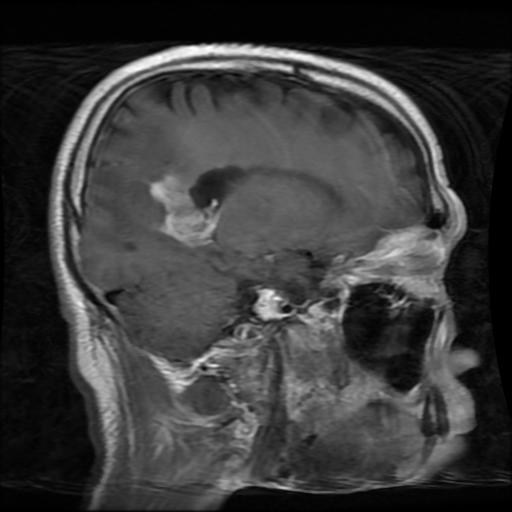
#> input picture dataset/Testing/glioma/Te-gl_101.jpg, 512 x 512 px
$ python -i preprocess.py   (imports and definitions only)
#> lines starting #> are read from the running program, lines starting #| are printed output that depends on the picture
### source/config.py
###holds the image size (128), batch size, seed,
###validation fraction, learning rates, epochs, and all the folder paths

"""Paths, seed and img_formats are defined in data.py"""

from data import DATASET, IMG_FORMATS, ROOT, SEED, TEST_DIR, TRAIN_DIR

IMG_SIZE = 224    ###to be changes 128 later
BATCH_SIZE = 32
VAL_SIZE = 0.15

EPOCHS = 8
FINE_TUNE_EPOCHS = 10
HEAD_LR = 1e-3   #0.001
FINE_TUNE_LR = 1e-5    #0.00001

MODELS_DIR = ROOT/"models"
CHECKPOINT_DIR = MODELS_DIR/"checkpoints"
RESULTS_DIR = ROOT/"results"
PLOTS_DIR = RESULTS_DIR/"plots"
METRICS_DIR = RESULTS_DIR/"metrics"

def make_dirs():
    """for creating output folders if they dont exists"""
    for d in (CHECKPOINT_DIR, PLOTS_DIR, METRICS_DIR):
        d.mkdir(parents=True, exist_ok=True)

### source/preprocess.py
"""Preprocessing, augmentation and batch loading for VGG16
Image range from 150 to 1275 px needs to b resized
 some images are RGB and some are Grayscale """

import random
import numpy as np
import matplotlib.pyplot as plt
from PIL import Image, ImageEnhance
from keras.applications.vgg16 import preprocess_input
from keras.utils import Sequence

from config import (BATCH_SIZE, IMG_SIZE, PLOTS_DIR, SEED, TEST_DIR, TRAIN_DIR, VAL_SIZE, make_dirs)
from data import load_paths, split_train_val

### to process a single image

def augment_image(img):
    """Augment a single image with random transformations"""
    img = ImageEnhance.Brightness(img).enhance(random.uniform(0.85, 1.15))
    img= ImageEnhance.Contrast(img).enhance(random.uniform(0.85, 1.15))
    if random.random() < 0.5:
        img = img.transpose(Image.FLIP_LEFT_RIGHT)
    shift = IMG_SIZE * 0.05
    img = img.rotate(
        random.uniform(-10, 10),
        translate = (random.uniform(-shift, shift), random.uniform(-shift, shift)),
        resample = Image.BILINEAR,
    )

    return img

def load_image(path):
#> called with path = '../dataset/Testing/glioma/Te-gl_101.jpg'
    with Image.open(path) as img:
#> img is the input picture: PIL image 512x512 L; min 0, max 255, mean 58.6
        return img.convert("RGB").resize((IMG_SIZE, IMG_SIZE), Image.BILINEAR)


def to_model_input(img):
    """ to convert imagfe into float 32 for VGG16 to accept"""
    return preprocess_input(np.asarray(img, dtype = "float32").copy())

# [5 lines left out: function load_And_preprocess, not called in this run]

### Batch Loading

class MRISequence(Sequence):

    # [14 lines left out: function __init__, not called in this run]

    def __len__(self):
        return int(np.ceil(len(self.paths)/ self.batch_size))

    # [5 lines left out: function __getitem__, not called in this run]


    def on_epoch_end(self):
        if self.shuffle:
            self.rng.shuffle(self.indices)

# [10 lines left out: function make_generators, not called in this run]

### Sanity check
def _augmentation_preview(path, n=5):
    make_dirs()
    original = load_image(path)
    fig, axes = plt.subplots(1, n + 1, figsize=(3 * (n + 1), 3.2))
    axes[0].imshow(original)
    axes[0].set_title("original")
    for i in range(1, n + 1):
        axes[i].imshow(augment_image(original))
        axes[i].set_title(f"augmented {i}")
#> this loop made 5 passes
#> pass 1, in augment_image, `img= ImageEnhance.Contrast(img).enhance(random.uniform(0.85, 1.15))`:
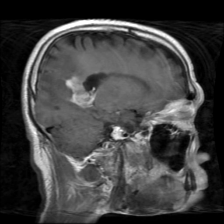
#> img: PIL image 224x224 RGB; min 0, max 255, mean 64.1
#> pass 1, in augment_image, `img = img.transpose(Image.FLIP_LEFT_RIGHT)`:
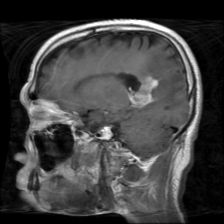
#> img: PIL image 224x224 RGB; min 0, max 255, mean 64.1
#> pass 1, in augment_image, `img = img.rotate( random.uniform(-10, 10), translate = (random.uniform..`:
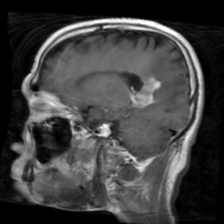
#> img: PIL image 224x224 RGB; min 0, max 255, mean 63.5
    for ax in axes:
        ax.axis("off")
    fig.tight_layout()
    out = PLOTS_DIR / "augmentation_preview.png"
    fig.savefig(out, dpi=150)
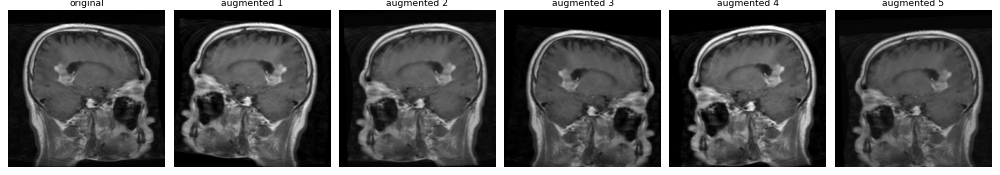
#> figure drawn by matplotlib, 6 panels
    plt.close(fig)
    print("Saved augmentation preview:", out)


# [10 lines not run here, left out]

>>> result = _augmentation_preview('../dataset/Testing/glioma/Te-gl_101.jpg')

$ run again, on dataset/Testing/meningioma/Te-aug-me_21.jpg
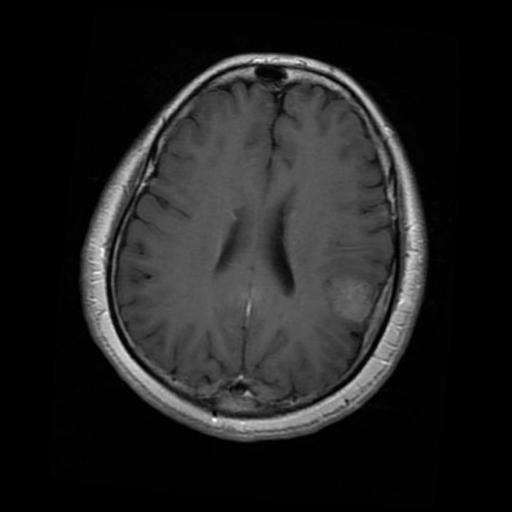
#> input picture dataset/Testing/meningioma/Te-aug-me_21.jpg, 512 x 512 px
#> in load_image, img is the input picture: PIL image 512x512 RGB; min 0, max 255, mean 32.6
#> the loop in _augmentation_preview, `for i in range(1, n + 1):` made 5 passes
#> pass 1, in augment_image, `img = img.transpose(Image.FLIP_LEFT_RIGHT)`:
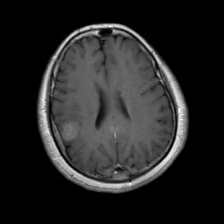
#> img: PIL image 224x224 RGB; min 0, max 255, mean 36.6
#> pass 1, in augment_image, `img = img.rotate( random.uniform(-10, 10), translate = (random.uniform..`:
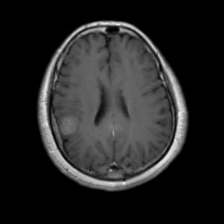
#> img: PIL image 224x224 RGB; min 0, max 247, mean 36.4

$ run again, on dataset/Testing/meningioma/Te-aug-me_30.jpg
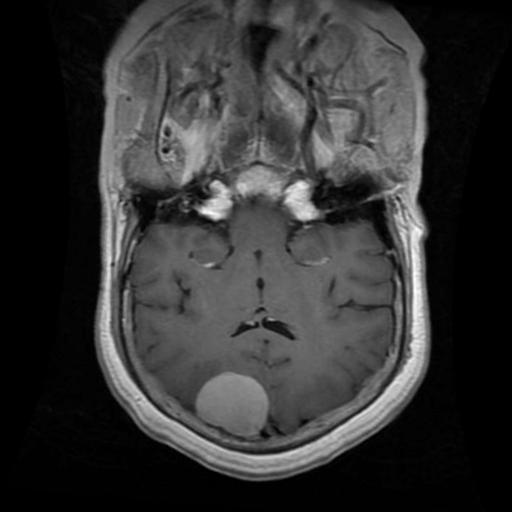
#> input picture dataset/Testing/meningioma/Te-aug-me_30.jpg, 512 x 512 px
#> in load_image, img is the input picture: PIL image 512x512 RGB; min 0, max 254, mean 51.7
#> the loop in _augmentation_preview, `for i in range(1, n + 1):` made 5 passes
#> pass 1, in augment_image, `img = img.transpose(Image.FLIP_LEFT_RIGHT)`:
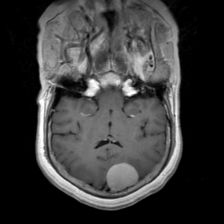
#> img: PIL image 224x224 RGB; min 0, max 255, mean 57.6
#> pass 1, in augment_image, `img = img.rotate( random.uniform(-10, 10), translate = (random.uniform..`:
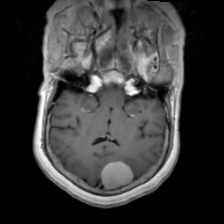
#> img: PIL image 224x224 RGB; min 0, max 255, mean 56.9

$ run again, on dataset/Testing/notumor/Te-no_100.jpg
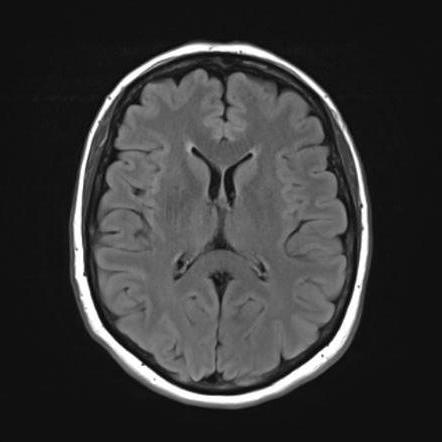
#> input picture dataset/Testing/notumor/Te-no_100.jpg, 442 x 442 px
#> in load_image, img is the input picture: PIL image 442x442 RGB; min 0, max 255, mean 56
#> the loop in _augmentation_preview, `for i in range(1, n + 1):` made 5 passes
#> pass 1, in augment_image, `img = img.transpose(Image.FLIP_LEFT_RIGHT)`:
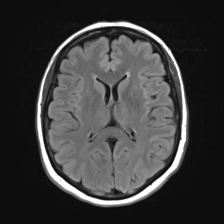
#> img: PIL image 224x224 RGB; min 9, max 255, mean 59.9
#> pass 1, in augment_image, `img = img.rotate( random.uniform(-10, 10), translate = (random.uniform..`:
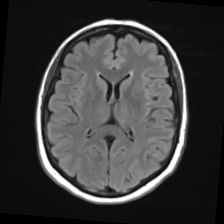
#> img: PIL image 224x224 RGB; min 0, max 255, mean 59
